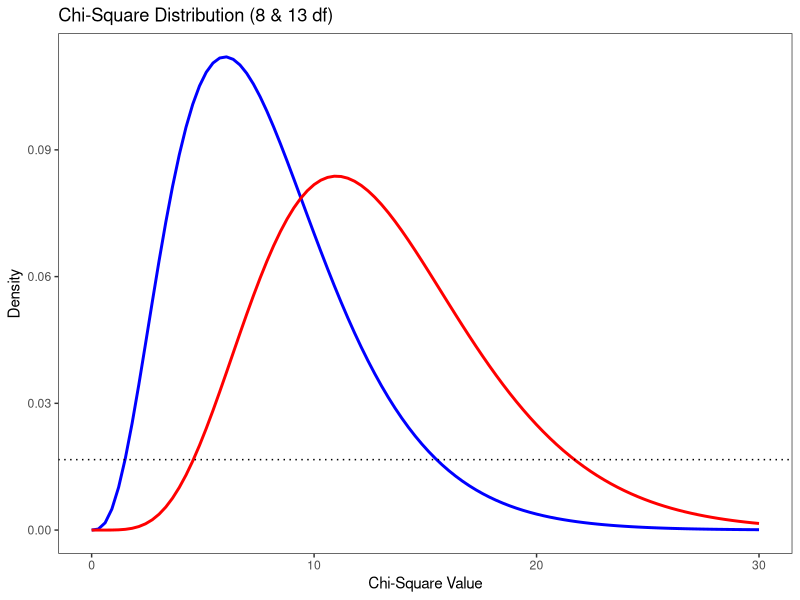

Write the R code that produced this figure.
#########################################################
#                                                       #
# Author:     Seif Kungulio                             #
# Date:       03/16/2025                                #
# Subject:    Project 0                                 #
# Class:      DSCI 512                                  #
# Section:    01W                                       #
# Instructor: Dr. Nengbing Tao                          #
# File Name:  Project0_Kungulio_Seif.R                  #
#                                                       #
#########################################################


# 1. Read the dataset in titanic2.csv into R. Call the loaded data titanic. 
#    Make sure that you have the directory set to the correct location for 
#    the data.

# Set the working directory
setwd("C:/PROJECTS/Maryville/DSCI-512/Week0")

# Load the Boston dataset
titanic <- read.csv("titanic2.csv")

# View the first few rows
head(titanic)

# Get the number of rows and columns
dim(titanic)  # This returns (rows, columns)


# 2. How many rows are in the data frame? How many columns? What do the rows 
#    and columns represent?

#### a) Number of rows in the data frame
num_rows <- nrow(titanic)
print(num_rows)

#### b) Number of columns in the data frame
num_columns <- ncol(titanic)
print(num_columns)


# 3. Select the 1st, 5th, and 10th rows with columns Class and Age.

# Selecting 1st, 5th, and 10th rows with columns "Class" and "Age"
selected_rows <- titanic[c(1, 5, 10), c("Class", "Age")]
print(selected_rows)


# 4. Regress Survived and Died on the predictors Class, Sex and Age using 
#    logistic regression with the two-column form for the dependent variables.
#    Are any of the predictors associated with survival? If so, explain the 
#    relationship based on the t-statistics. Explain the chances of survival 
#    in terms of odds, giving the precise numbers and giving in terms a 
#    non-expert can understand.

# Load necessary package
library(MASS)

# Perform logistic regression
logit_model <- glm(cbind(Survived, Died) ~ Class + Sex + Age, 
                   data = titanic, 
                   family = binomial)

# Summary of the model
summary(logit_model)


# 5. What are the odds of a male 3rd-class child surviving the Titanic?
#    Show the precise odds and explain in a way a non-expert can understand.

# Extract coefficients
coefs <- coef(logit_model)

# Compute the odds for a male 3rd-class child (Age < 18)
odds_male_3rd_child <- exp(coefs["(Intercept)"] + 
                             coefs["Class3rd"] + 
                             coefs["SexMale"] + 
                             coefs["AgeChild"])

odds_male_3rd_child



# 6. Show a histogram of the Chi-Square distribution with 8 (upper) and 
#    13 (lower) degrees of freedom. In the graphic, draw a horizontal 
#    dotted line to show the critical test value (0.05 significance level). 
#    Make sure your graphic is properly titled and labeled.

# Load ggplot2 for visualization
library(ggplot2)

# Create sequence for chi-square distribution
x_vals <- seq(0, 30, length=100)

# Compute density
chi_8 <- dchisq(x_vals, df=8)
chi_13 <- dchisq(x_vals, df=13)

# Find critical value at 0.05 significance level
crit_value <- qchisq(0.95, df=8)

# Create the plot
ggplot(data.frame(x=x_vals, y=chi_8), aes(x, y)) +
  geom_line(color="blue", size=1) +
  geom_line(data=data.frame(x=x_vals, y=chi_13), aes(x, y), color="red", size=1) +
  geom_hline(yintercept=dchisq(crit_value, df=8), linetype="dotted") +
  labs(title="Chi-Square Distribution (8 & 13 df)",
       x="Chi-Square Value", 
       y="Density") +
  theme_test()


